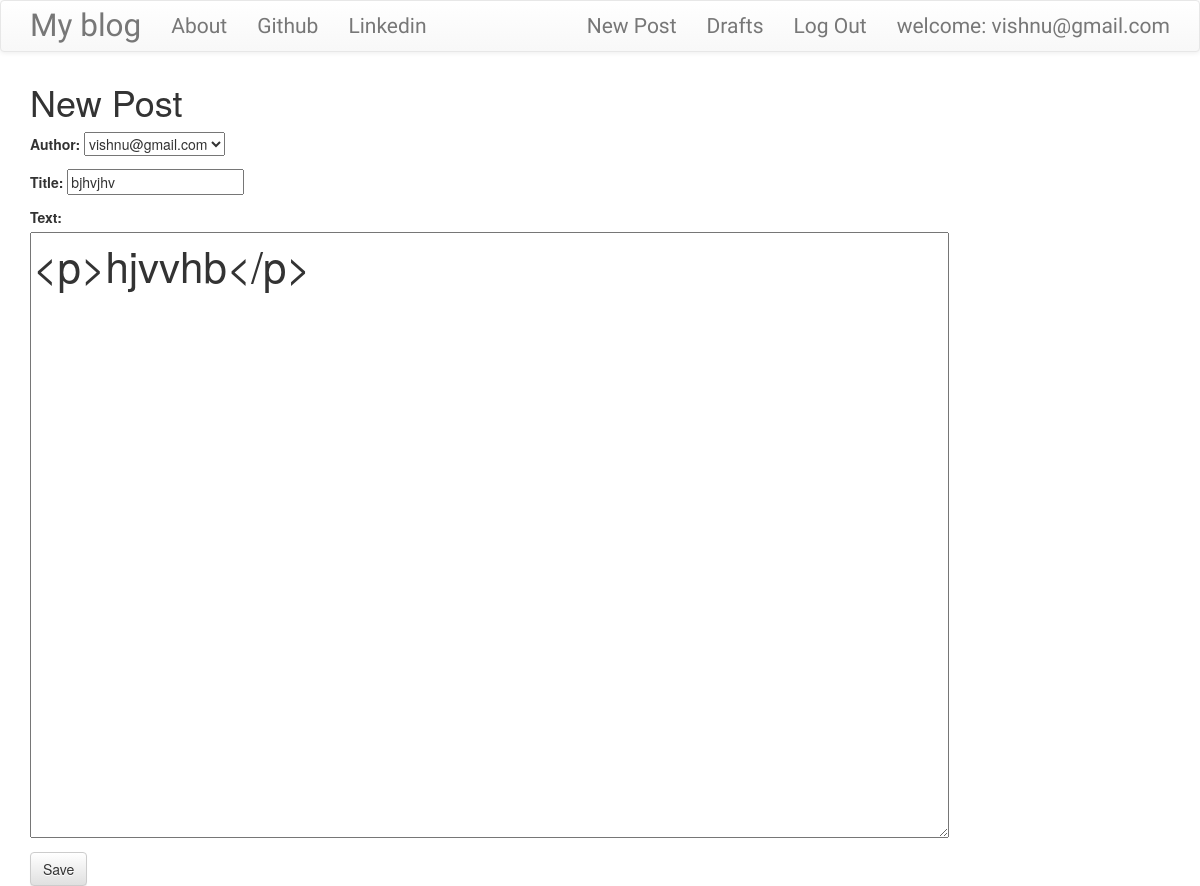
Page /post/5/edit/ (signed in) on the committed database.
### blog/models.py (models this page shows, shortened)
class Post(models.Model):
    author = models.ForeignKey('auth.User',on_delete=models.PROTECT)
    title = models.CharField(max_length = 200)
    text = models.TextField()
    created_date = models.DateTimeField(default=timezone.now())
    published_date = models.DateTimeField(blank=True,null=True)

### blog/views.py (the view)
# urls.py: path('post/<int:pk>/edit/',views.PostUpdateView.as_view(),name='post_edit'),
class PostUpdateView(LoginRequiredMixin,UpdateView):
    login_url = '/login/'
    redirect_field_name = 'blog/post_detail.html'
    form_class = PostForm
    model = Post

### blog/forms.py
class PostForm(forms.ModelForm):
    class Meta():
        model = Post
        fields = ('author','title','text')
        widgets ={
            'title':forms.TextInput(attrs={'class':'textinputclass'}),
            'text':forms.Textarea(attrs={'class':'editable medium-editor-textare postcontent'})
        }

### blog/templates/blog/post_form.html (shortened to what this page needs)
{% extends "blog/base.html" %}
{% block content %}
  <h1>New Post</h1>
  <form class="post-form" method="POST">
    {{ form.as_p }}
    <button type="submit" class="save btn btn-default">Save</button>
  </form>
{% endblock %}

### blog/templates/blog/base.html (shortened to what this page needs)
<!DOCTYPE html>
{% load static %}
<html lang="en" dir="ltr">
  <head>
    <link rel="stylesheet" href="https://maxcdn.bootstrapcdn.com/bootstrap/3.3.7/css/bootstrap.min.css">
    <link rel="stylesheet" href="https://maxcdn.bootstrapcdn.com/bootstrap/3.3.7/css/bootstrap-theme.min.css">
    <link rel="stylesheet" href="//cdn.jsdelivr.net/npm/medium-editor@latest/dist/css/medium-editor.min.css" type="text/css" media="screen" charset="utf-8">
    <link rel="stylesheet" href="{% static 'css/blog.css'%}">
  </head>
  <body class="loader">
    <nav class='navbar navbar-default techfont custom-navbar'>
      <div class="container">
        <ul class='nav navbar-nav'>
          <li><a class="navbar-brand bigbrand" href="{% url 'post_list'%}">My blog</a></li>
          <li><a href="{% url 'about' %}">About</a></li>
          <li><a href="https://www.github.com">Github</a></li>
          <li><a href="https://www.linkedin.com">Linkedin</a></li>
        </ul>
        <ul class='nav navbar-nav navbar-right'>
            {% if user.is_authenticated %}
              <li>
                <a href="{% url 'post_new' %}">New Post</a>
              </li>
              <li>
                <a href="{% url 'post_draft_list' %}">Drafts</a>
              </li>
              <li>
                <a href="{% url 'logout' %}">Log Out</a>
              </li>
              <li>
                <a>welcome: {{user.username}}</a>
              </li>
                {% else %}
                  <li>
                    <a class='nav navbar-right' href="{% url 'login' %}"><span class="glyphicon glyphicon-user"></span></a>
                  </li>
            {% endif %}
        </ul>
      </div>
    </nav>
    <div class="content container">
      <div class="row">
        <div class="col-md-8">
          <div class="blog_posts">
            {% block content %}
            {% endblock %}
          </div>
        </div>
      </div>
    </div>
  </body>
</html>

### blog/static/css/blog.css (style rules this page uses)
.techfont { font-family: 'Russo One',sans-serif; font-size: 1.5em; margin-bottom: 10px; }
.postcontent { font-family: :'Monserrat'; font-size: 3em; }
.bigbrand { font-size: 1.5em; }
.loader { filter:hue-rotate(0deg); color:linear-gradient(45deg,#0f8,#08f); animation:hue 10000ms infinite linear; }

### rows in the picture
Post: author "vishnu@gmail.com", title "bjhvjhv", text "<p>hjvvhb</p>"

### other values in the picture
{{ user.username }} "vishnu@gmail.com"
